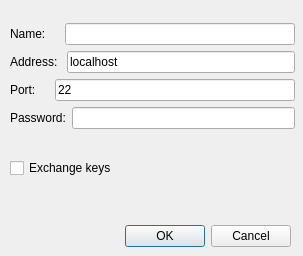
<?xml version="1.0" encoding="UTF-8"?>
<ui version="4.0">
 <class>Dialog</class>
 <widget class="QDialog" name="Dialog">
  <property name="geometry">
   <rect>
    <x>0</x>
    <y>0</y>
    <width>303</width>
    <height>256</height>
   </rect>
  </property>
  <property name="windowTitle">
   <string>Dialog</string>
  </property>
  <widget class="QDialogButtonBox" name="buttonBox">
   <property name="geometry">
    <rect>
     <x>20</x>
     <y>220</y>
     <width>271</width>
     <height>32</height>
    </rect>
   </property>
   <property name="orientation">
    <enum>Qt::Horizontal</enum>
   </property>
   <property name="standardButtons">
    <set>QDialogButtonBox::Cancel|QDialogButtonBox::Ok</set>
   </property>
  </widget>
  <widget class="QWidget" name="layoutWidget">
   <property name="geometry">
    <rect>
     <x>10</x>
     <y>0</y>
     <width>285</width>
     <height>201</height>
    </rect>
   </property>
   <layout class="QVBoxLayout" name="verticalLayout_2">
    <item>
     <layout class="QVBoxLayout" name="verticalLayout">
      <item>
       <layout class="QHBoxLayout" name="horizontalLayout">
        <item>
         <widget class="QLabel" name="label">
          <property name="text">
           <string>Name:    </string>
          </property>
         </widget>
        </item>
        <item>
         <widget class="QLineEdit" name="nameLine"/>
        </item>
       </layout>
      </item>
      <item>
       <layout class="QHBoxLayout" name="horizontalLayout_2">
        <item>
         <widget class="QLabel" name="label_2">
          <property name="text">
           <string>Address: </string>
          </property>
         </widget>
        </item>
        <item>
         <widget class="QLineEdit" name="addressLine">
          <property name="text">
           <string>localhost</string>
          </property>
         </widget>
        </item>
       </layout>
      </item>
      <item>
       <layout class="QHBoxLayout" name="horizontalLayout_3">
        <item>
         <widget class="QLabel" name="label_3">
          <property name="text">
           <string>Port:    </string>
          </property>
         </widget>
        </item>
        <item>
         <widget class="QLineEdit" name="portLine">
          <property name="text">
           <string>22</string>
          </property>
         </widget>
        </item>
       </layout>
      </item>
      <item>
       <layout class="QHBoxLayout" name="horizontalLayout_4">
        <item>
         <widget class="QLabel" name="label_4">
          <property name="text">
           <string>Password:</string>
          </property>
         </widget>
        </item>
        <item>
         <widget class="QLineEdit" name="passwordLine">
          <property name="echoMode">
           <enum>QLineEdit::Password</enum>
          </property>
          <property name="readOnly">
           <bool>true</bool>
          </property>
         </widget>
        </item>
       </layout>
      </item>
     </layout>
    </item>
    <item>
     <widget class="QCheckBox" name="useKeys">
      <property name="text">
       <string>Exchange keys</string>
      </property>
     </widget>
    </item>
   </layout>
  </widget>
 </widget>
 <resources/>
 <connections>
  <connection>
   <sender>buttonBox</sender>
   <signal>accepted()</signal>
   <receiver>Dialog</receiver>
   <slot>accept()</slot>
   <hints>
    <hint type="sourcelabel">
     <x>248</x>
     <y>254</y>
    </hint>
    <hint type="destinationlabel">
     <x>157</x>
     <y>274</y>
    </hint>
   </hints>
  </connection>
  <connection>
   <sender>buttonBox</sender>
   <signal>rejected()</signal>
   <receiver>Dialog</receiver>
   <slot>reject()</slot>
   <hints>
    <hint type="sourcelabel">
     <x>316</x>
     <y>260</y>
    </hint>
    <hint type="destinationlabel">
     <x>286</x>
     <y>274</y>
    </hint>
   </hints>
  </connection>
 </connections>
</ui>
